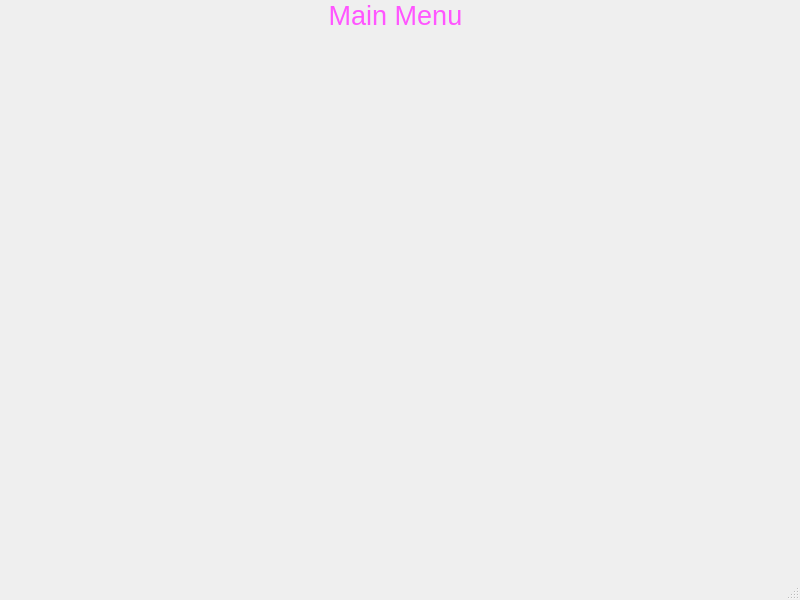
<?xml version="1.0" encoding="UTF-8"?>
<ui version="4.0">
 <class>updateMenu1</class>
 <widget class="QMainWindow" name="updateMenu1">
  <property name="geometry">
   <rect>
    <x>0</x>
    <y>0</y>
    <width>800</width>
    <height>600</height>
   </rect>
  </property>
  <property name="windowTitle">
   <string>MainWindow</string>
  </property>
  <property name="windowIcon">
   <iconset>
    <normaloff>microbiology.jpg</normaloff>microbiology.jpg</iconset>
  </property>
  <widget class="QWidget" name="centralwidget">
   <widget class="QLabel" name="label_2">
    <property name="geometry">
     <rect>
      <x>80</x>
      <y>0</y>
      <width>631</width>
      <height>51</height>
     </rect>
    </property>
    <property name="text">
     <string>&lt;html&gt;&lt;head/&gt;&lt;body&gt;&lt;p align=&quot;center&quot;&gt;&lt;span style=&quot; font-size:20pt; color:#ff55ff;&quot;&gt;Main Menu&lt;/span&gt;&lt;/p&gt;&lt;p align=&quot;center&quot;&gt;&lt;br/&gt;&lt;/p&gt;&lt;/body&gt;&lt;/html&gt;</string>
    </property>
    <property name="textFormat">
     <enum>Qt::RichText</enum>
    </property>
    <property name="wordWrap">
     <bool>true</bool>
    </property>
   </widget>
  </widget>
  <widget class="QMenuBar" name="menubar">
   <property name="geometry">
    <rect>
     <x>0</x>
     <y>0</y>
     <width>800</width>
     <height>25</height>
    </rect>
   </property>
  </widget>
  <widget class="QStatusBar" name="statusbar"/>
 </widget>
 <resources/>
 <connections/>
</ui>
